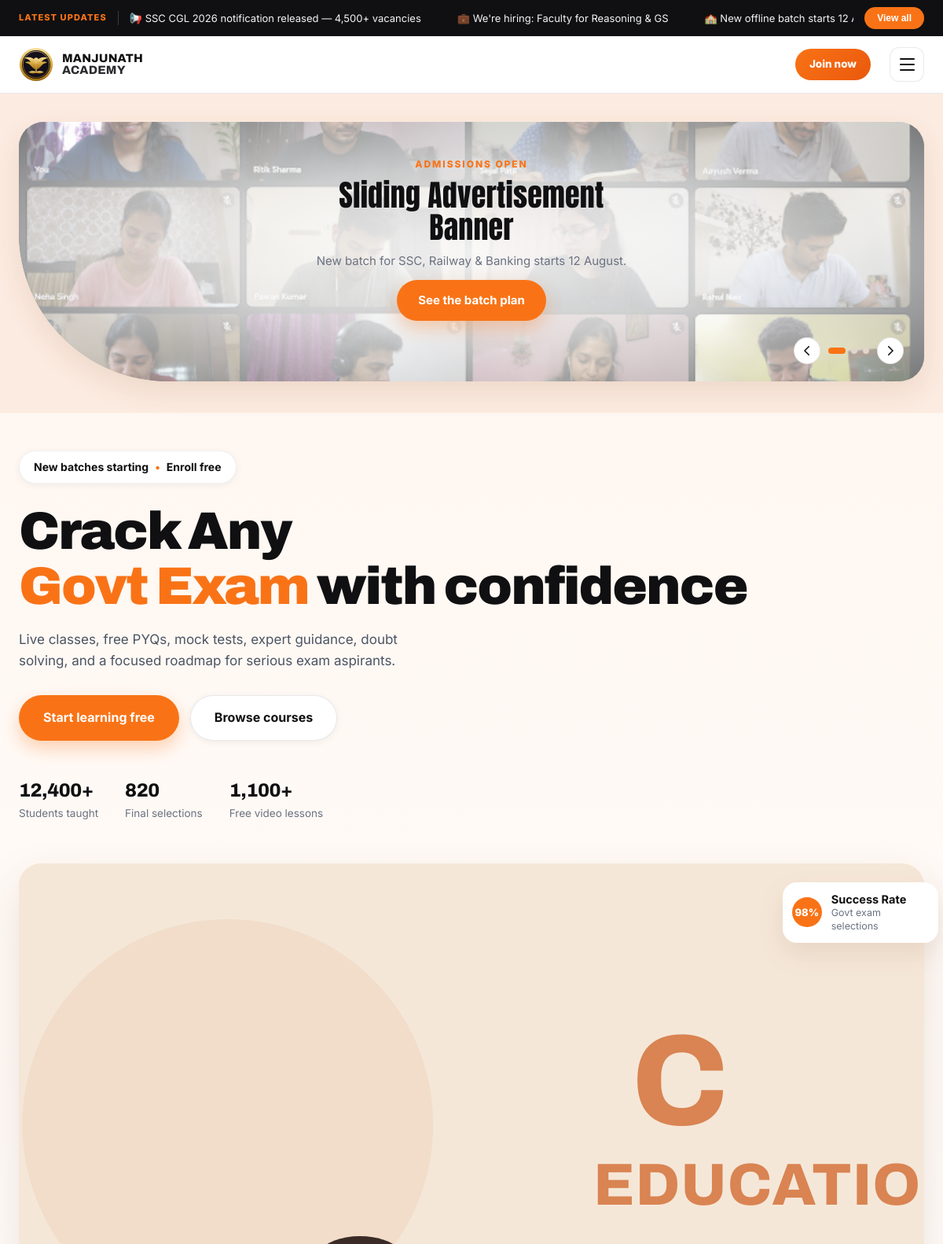
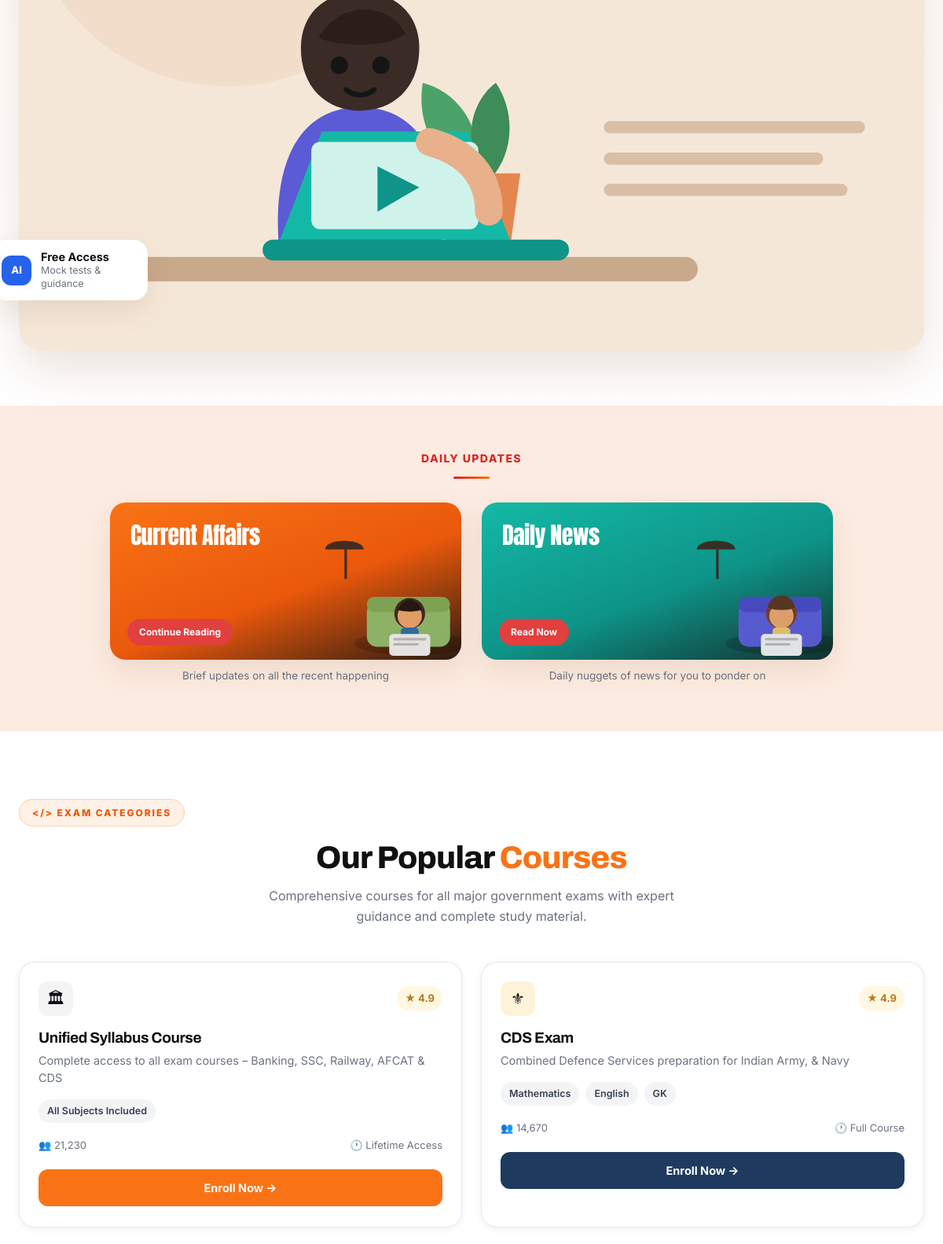
The page / (upper part) on the database its author committed (2 pictures, top to bottom).
### myapp/models.py (models this page shows, shortened)
class Notification(models.Model):
    order = models.PositiveIntegerField(default=0)
    text = models.CharField(max_length=200, help_text='Short scrolling line, e.g. "SSC CGL 2026 notification released — 4,500+ vacancies"')
    detail = models.TextField(blank=True, help_text='Longer text shown in the popup when a student taps this notification')
    link = models.URLField(blank=True, help_text='Official link (apply page, PDF, etc). Shown as a button in the popup.')
    is_active = models.BooleanField(default=True)
    created_at = models.DateTimeField(auto_now_add=True)
    class Meta:
        ordering = ['order', '-created_at']

class BannerSlide(models.Model):
    order = models.PositiveIntegerField(default=0)
    kicker = models.CharField(max_length=100, blank=True, help_text='Small label above the title, e.g. "Admissions open"')
    title = models.CharField(max_length=200)
    subtitle = models.CharField(max_length=300, blank=True)
    button_text = models.CharField(max_length=50, blank=True)
    button_link = models.CharField(max_length=300, blank=True, help_text='e.g. #popular-courses or a full https:// URL')
    image = models.ImageField(upload_to='banner/', blank=True, null=True)
    image_url = models.URLField(blank=True, help_text='Used only if no image is uploaded above')
    is_active = models.BooleanField(default=True)
    class Meta:
        ordering = ['order', 'id']
    @property
    def display_image_url(self):
        if self.image:
            return self.image.url
        return self.image_url

class HeroSection(models.Model):
    VISUAL_ILLUSTRATION = 'illustration'
    VISUAL_IMAGE = 'image'
    VISUAL_VIDEO = 'video'
    VISUAL_TYPE_CHOICES = [
        (VISUAL_ILLUSTRATION, 'Default illustration'),
        (VISUAL_IMAGE, 'Image'),
        (VISUAL_VIDEO, 'Video'),
    ]
    ILLUSTRATION_CHOICES = [
        ('study', 'Studying with a laptop'),
        ('reading', 'Reading a book'),
        ('graduate', 'Graduation success'),
        ('online_class', 'Live online class'),
        ('exam', 'Writing an exam'),
    ]
    badge_text = models.CharField(max_length=80, blank=True, default='New batches starting')
    badge_highlight = models.CharField(max_length=80, blank=True, default='Enroll free', help_text='Shown after the small dot in the badge pill')
    heading_prefix = models.CharField(max_length=100, blank=True, default='Crack Any', help_text='First line of the heading')
    heading_highlight = models.CharField(max_length=100, blank=True, default='Govt Exam', help_text='Highlighted (orange) part of the heading')
    heading_suffix = models.CharField(max_length=100, blank=True, default='with confidence', help_text='Rest of the heading, after the highlight')
    subtitle = models.TextField(blank=True, default='Live classes, free PYQs, mock tests, expert guidance, doubt solving, and a focused roadmap for serious exam aspirants.')
    primary_btn_text = models.CharField(max_length=50, blank=True, default='Start learning free')
    primary_btn_link = models.CharField(max_length=300, blank=True, default='#admission')
    secondary_btn_text = models.CharField(max_length=50, blank=True, default='Browse courses')
    secondary_btn_link = models.CharField(max_length=300, blank=True, default='#popular-courses')
    stat1_number = models.CharField(max_length=20, blank=True, default='12,400+')
    stat1_label = models.CharField(max_length=60, blank=True, default='Students taught')
    stat2_number = models.CharField(max_length=20, blank=True, default='820')
    stat2_label = models.CharField(max_length=60, blank=True, default='Final selections')
    stat3_number = models.CharField(max_length=20, blank=True, default='1,100+')
    stat3_label = models.CharField(max_length=60, blank=True, default='Free video lessons')
    badge1_value = models.CharField(max_length=10, blank=True, default='98%', help_text='e.g. 98%')
    badge1_title = models.CharField(max_length=60, blank=True, default='Success Rate')
    badge1_subtitle = models.CharField(max_length=100, blank=True, default='Govt exam selections')
    badge2_value = models.CharField(max_length=10, blank=True, default='AI', help_text='e.g. AI')
    badge2_title = models.CharField(max_length=60, blank=True, default='Free Access')
    badge2_subtitle = models.CharField(max_length=100, blank=True, default='Mock tests & guidance')
    visual_type = models.CharField(max_length=15, choices=VISUAL_TYPE_CHOICES, default=VISUAL_ILLUSTRATION)
    illustration_style = models.CharField(max_length=20, choices=ILLUSTRATION_CHOICES, default='study', help_text='Used when visual type is "Default illustration".')
    visual_image = models.ImageField(upload_to='hero/', blank=True, null=True, help_text='Used when visual type is "Image". Recommended size: 520×420px.')
    visual_video_url = models.URLField(blank=True, help_text='Used when visual type is "Video". Paste a normal YouTube/Vimeo link, or a direct .mp4 link.')
    class Meta:
        verbose_name = 'Hero section'
        verbose_name_plural = 'Hero section'
    @classmethod
    def load(cls):
        obj, _ = cls.objects.get_or_create(pk=1)
        return obj

class DailyUpdateCard(models.Model):
    CURRENT_AFFAIRS = 'current_affairs'
    DAILY_NEWS = 'daily_news'
    KEY_CHOICES = [
        (CURRENT_AFFAIRS, 'Current Affairs'),
        (DAILY_NEWS, 'Daily News'),
    ]
    VISUAL_ILLUSTRATION = 'illustration'
    VISUAL_IMAGE = 'image'
    VISUAL_TYPE_CHOICES = [
        (VISUAL_ILLUSTRATION, 'Default illustration'),
        (VISUAL_IMAGE, 'Image'),
    ]
    ILLUSTRATION_CHOICES = [
        ('reading', 'Reading on a couch'),
        ('quiz', 'On a video call'),
        ('news', 'Reading the newspaper'),
    ]
    key = models.CharField(max_length=20, choices=KEY_CHOICES, unique=True)
    title = models.CharField(max_length=100)
    caption = models.CharField(max_length=200, blank=True)
    button_text = models.CharField(max_length=50, blank=True)
    visual_type = models.CharField(max_length=15, choices=VISUAL_TYPE_CHOICES, default=VISUAL_ILLUSTRATION)
    illustration_style = models.CharField(max_length=15, choices=ILLUSTRATION_CHOICES, default='reading')
    image = models.ImageField(upload_to='daily_updates/', blank=True, null=True, help_text='Used when visual type is "Image". Recommended size: 340×190px.')
    DEFAULTS = {
        CURRENT_AFFAIRS: {
            'title': 'Current Affairs',
            'caption': 'Brief updates on all the recent happening',
            'button_text': 'Continue Reading',
            'illustration_style': 'reading',
        },
        DAILY_NEWS: {
            'title': 'Daily News',
            'caption': 'Daily nuggets of news for you to ponder on',
            'button_text': 'Read Now',
            'illustration_style': 'quiz',
        },
    }
    class Meta:
        ordering = ['key']
        verbose_name = 'Daily update card'
    @classmethod
    def load(cls, key):
        obj, _ = cls.objects.get_or_create(key=key, defaults={'key': key, **cls.DEFAULTS[key]})
        return obj

### myapp/views.py (the view)
# urls.py: path('', views.index, name='index'),
def index(request):
    banner_slides = BannerSlide.objects.filter(is_active=True)
    test_series_courses = Course.objects.filter(course_type=Course.TEST_SERIES, is_active=True)
    video_courses = Course.objects.filter(course_type=Course.VIDEO_COURSE, is_active=True)
    elibrary_items = Course.objects.filter(course_type=Course.ELIBRARY, is_active=True)
    test_series_categories = Category.objects.filter(courses__in=test_series_courses).distinct()
    return render(request, 'myapp/index.html', {
        'banner_slides': banner_slides,
        'test_series_courses': test_series_courses,
        'video_courses': video_courses,
        'elibrary_items': elibrary_items,
        'test_series_categories': test_series_categories,
    })

### myapp/templates/myapp/index.html (shortened to what this page needs)
{% extends "myapp/base.html" %}
{% block content %}
<section class="ad-band" aria-label="Announcements">
  <div class="wrap">
    <div class="ad-card" id="adCard">
      <div class="ad-track" id="adTrack">
        {% if banner_slides %}
          {% for slide in banner_slides %}
          <article class="ad-slide{% if forloop.first %} is-active{% endif %}"{% if slide.display_image_url %} style="background-image:url('{{ slide.display_image_url }}')"{% endif %}>
            {% if slide.kicker %}<p class="ad-kicker">{{ slide.kicker }}</p>{% endif %}
            <h2 class="ad-title">{{ slide.title }}</h2>
            {% if slide.subtitle %}<p class="ad-sub">{{ slide.subtitle }}</p>{% endif %}
            {% if slide.button_text %}<a class="btn btn-primary" href="{{ slide.button_link|default:'#' }}">{{ slide.button_text }}</a>{% endif %}
          </article>
          {% endfor %}
        {% endif %}
      </div>
      <div class="ad-controls">
        <button class="ad-arrow" id="adPrev" aria-label="Previous announcement">
          <svg viewBox="0 0 24 24" aria-hidden="true"><path d="M15 5 8 12l7 7" fill="none" stroke="currentColor" stroke-width="2.2" stroke-linecap="round" stroke-linejoin="round"/></svg>
        </button>
        <div class="ad-dots" id="adDots" role="tablist" aria-label="Choose announcement"></div>
        <button class="ad-arrow" id="adNext" aria-label="Next announcement">
          <svg viewBox="0 0 24 24" aria-hidden="true"><path d="m9 5 7 7-7 7" fill="none" stroke="currentColor" stroke-width="2.2" stroke-linecap="round" stroke-linejoin="round"/></svg>
        </button>
      </div>
    </div>
  </div>
</section>
<section class="hero">
  <div class="wrap hero-grid">
    <div class="hero-copy">
      <p class="pill">{{ hero.badge_text }} <span class="dot">•</span> {{ hero.badge_highlight }}</p>
      <h1>{{ hero.heading_prefix }}<br><em>{{ hero.heading_highlight }}</em> {{ hero.heading_suffix }}</h1>
      <p class="lede">{{ hero.subtitle }}</p>
      <div class="hero-btns">
        {% if hero.primary_btn_text %}<a class="btn btn-primary btn-lg" href="{{ hero.primary_btn_link|default:'#' }}">{{ hero.primary_btn_text }}</a>{% endif %}
        {% if hero.secondary_btn_text %}<a class="btn btn-ghost btn-lg" href="{{ hero.secondary_btn_link|default:'#' }}">{{ hero.secondary_btn_text }}</a>{% endif %}
      </div>
      <ul class="hero-stats">
        <li><strong>{{ hero.stat1_number }}</strong><span>{{ hero.stat1_label }}</span></li>
        <li><strong>{{ hero.stat2_number }}</strong><span>{{ hero.stat2_label }}</span></li>
        <li><strong>{{ hero.stat3_number }}</strong><span>{{ hero.stat3_label }}</span></li>
      </ul>
    </div>
    <div class="hero-visual">
      <div class="visual-card">
        {% if hero.visual_type == 'image' and hero.visual_image %}
          <img class="hero-visual-media" src="{{ hero.visual_image.url }}" alt="">
        {% elif hero.illustration_style == 'online_class' %}
        <svg viewBox="0 0 520 420" class="illus" role="img" aria-label="Live online class">
          <text x="352" y="150" class="il-word">C</text>
          <text x="330" y="196" class="il-word2">EDUCATION</text>
        </svg>
        {% endif %}
      </div>
      <div class="float-card float-success">
        <span class="badge-round">{{ hero.badge1_value }}</span>
        <span class="float-text"><strong>{{ hero.badge1_title }}</strong>{{ hero.badge1_subtitle }}</span>
      </div>
      <div class="float-card float-access">
        <span class="badge-square">{{ hero.badge2_value }}</span>
        <span class="float-text"><strong>{{ hero.badge2_title }}</strong>{{ hero.badge2_subtitle }}</span>
      </div>
    </div>
  </div>
</section>
<section class="daily-band">
  <div class="wrap">
    <p class="daily-eyebrow">Daily Updates</p>
    <div class="daily-grid">
      <div class="daily-col">
        <article class="daily-card daily-current">
          <div class="daily-card-top">
          </div>
          <div class="daily-card-body">
            <h3>{{ daily_current_card.title|linebreaksbr }}</h3>
          </div>
          <a class="btn-daily btn-daily-red" href="{% url 'current_affairs_page' %}">{{ daily_current_card.button_text }}</a>
        </article>
        <p class="daily-caption">{{ daily_current_card.caption }}</p>
      </div>
      <div class="daily-col">
        <article class="daily-card daily-kbc">
          <div class="daily-card-top">
          </div>
          <div class="daily-card-body">
            <h3>{{ daily_news_card.title|linebreaksbr }}</h3>
          </div>
          <a class="btn-daily btn-daily-red" href="{% url 'daily_news_page' %}">{{ daily_news_card.button_text }}</a>
        </article>
        <p class="daily-caption">{{ daily_news_card.caption }}</p>
      </div>
    </div>
  </div>
</section>
<section class="section" id="popular-courses">
  <div class="wrap">
    <p class="eyebrow eyebrow-pill">&lt;/&gt; Exam Categories</p>
    <h2 class="section-title center-title">Our Popular <span class="text-orange">Courses</span></h2>
    <p class="section-sub">Comprehensive courses for all major government exams with expert guidance and complete study material.</p>
    <div class="pc-grid">
      <article class="pc-card">
        <div class="pc-top">
          <span class="pc-icon pc-icon-grey">🏛</span>
          <span class="pc-rating">★ 4.9</span>
        </div>
        <h3>Unified Syllabus Course</h3>
        <p>Complete access to all exam courses – Banking, SSC, Railway, AFCAT &amp; CDS</p>
        <div class="pc-tags"><span>All Subjects Included</span></div>
        <div class="pc-meta"><span>👥 21,230</span><span>🕐 Lifetime Access</span></div>
        <a class="btn-pc btn-pc-orange" href="#contact">Enroll Now →</a>
      </article>
      <article class="pc-card">
        <div class="pc-top">
          <span class="pc-icon pc-icon-gold">⚜</span>
          <span class="pc-rating">★ 4.9</span>
        </div>
        <h3>CDS Exam</h3>
        <p>Combined Defence Services preparation for Indian Army, &amp; Navy</p>
        <div class="pc-tags"><span>Mathematics</span><span>English</span><span>GK</span></div>
        <div class="pc-meta"><span>👥 14,670</span><span>🕐 Full Course</span></div>
        <a class="btn-pc btn-pc-navy" href="#contact">Enroll Now →</a>
      </article>
    </div>
  </div>
</section>
{% endblock %}

### myapp/templates/myapp/base.html (shortened to what this page needs)
<!DOCTYPE html>
<html lang="en">
<head>
</head>
<body>
<div class="notif-bar" id="notifBar">
  <div class="wrap notif-inner">
    <span class="notif-label">Latest Updates</span>
    <div class="notif-track" id="notifTrack">
      {% for notification in top_notifications %}
      <a class="notif-item" href="#" data-detail="{{ notification.detail }}" data-link="{{ notification.link }}">{{ notification.text }}</a>
      {% endfor %}
    </div>
    <button class="notif-viewall" id="notifViewAll">View all</button>
  </div>
</div>
<header class="site-header" id="top">
  <div class="wrap header-inner">
    <a class="brand" href="{% url 'index' %}" aria-label="Manjunath Academy home">
      {% if site_settings.logo_type == 'image' and site_settings.logo_image %}
        <img class="brand-logo-img" src="{{ site_settings.logo_image.url }}" alt="Manjunath Academy">
      {% else %}
        <span class="crest" aria-hidden="true">
        </span>
        <span class="wordmark">
          <span>MANJUNATH</span>
          <span>ACADEMY</span>
        </span>
      {% endif %}
    </a>
    <button class="menu-toggle" id="menuToggle" aria-expanded="false" aria-controls="primaryNav" aria-label="Open menu">
      <span></span><span></span><span></span>
    </button>
    {% if not user.is_authenticated %}
      <a class="nav-guest-cta" href="{% url 'signup' %}">Join now</a>
    {% endif %}
  </div>
</header>
{% block content %}{% endblock %}
</body>
</html>

### rows shown on the page
Notification: text "📢 SSC CGL 2026 notification released — 4,500+ vacancies"
Notification: text "💼 We're hiring: Faculty for Reasoning & GS"
Notification: text "🏫 New offline batch starts 12…"
BannerSlide: image (picture), kicker "ADMISSIONS OPEN", title "Sliding Advertisement Banner", subtitle "New batch for SSC, Railway & Banking starts 12 August.", button_text "See the batch plan"
HeroSection: badge_text "New batches starting", badge_highlight "Enroll free", heading_prefix "Crack Any", heading_highlight "Govt Exam", heading_suffix "with confidence", subtitle "Live classes, free PYQs, mock tests, expert guidance, doubt solving, and a focused roadmap for serious exam aspirants.", primary_btn_text "Start learning free", secondary_btn_text "Browse courses", stat1_number "12,400+", stat1_label "Students taught", stat2_number "820", stat2_label "Final selections", stat3_number "1,100+", stat3_label "Free video lessons", badge1_value "98%", badge1_title "Success Rate", badge1_subtitle "Govt exam selections", badge2_value "AI", badge2_title "Free Access", badge2_subtitle "Mock tests & guidance"
DailyUpdateCard: title "Current Affairs", button_text "Continue Reading", caption "Brief updates on all the recent happening"
DailyUpdateCard: title "Daily News", button_text "Read Now", caption "Daily nuggets of news for you to ponder on"
